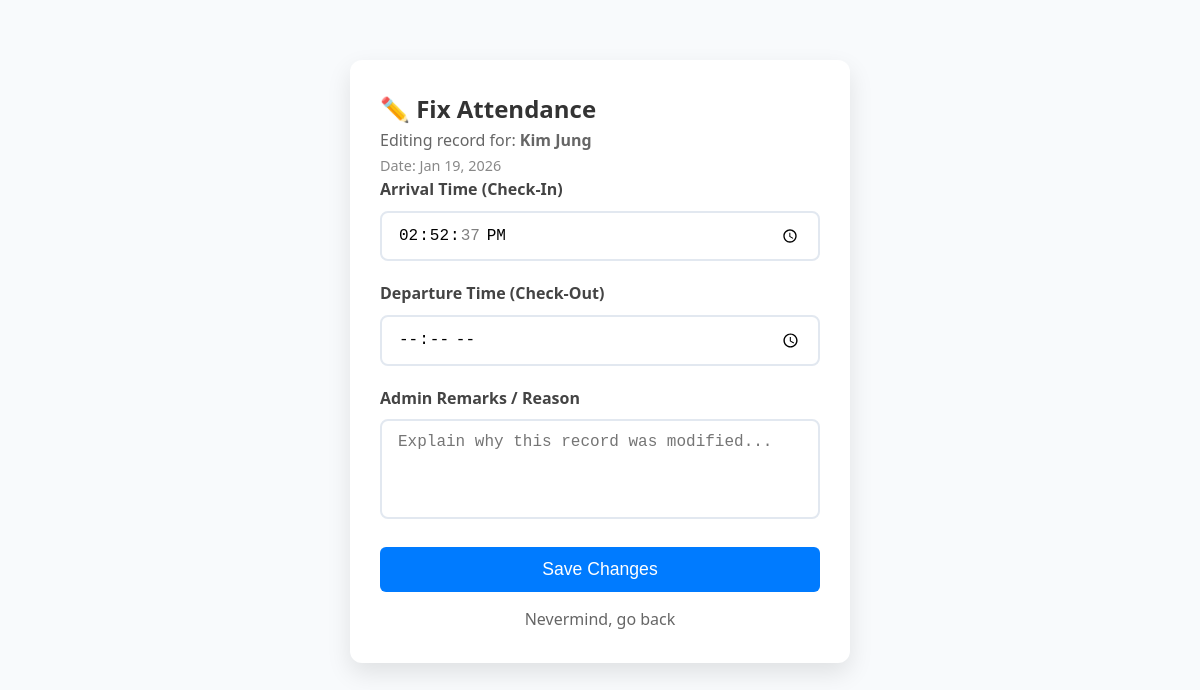
Page /edit-attendance.php?id=21 (signed in) on the committed database.
### tables this page shows
CREATE TABLE `attendance` (
  `id` int(11) NOT NULL,
  `employee_id` int(11) NOT NULL,
  `date` date NOT NULL,
  `status` enum('present','absent','leave') NOT NULL,
  `check_in_time` time DEFAULT NULL,
  `latitude` decimal(10,8) DEFAULT NULL,
  `longitude` decimal(11,8) DEFAULT NULL,
  `check_out_time` time DEFAULT NULL,
  `notes` text DEFAULT NULL,
  `created_by` int(11) DEFAULT NULL,
  `created_at` timestamp NOT NULL DEFAULT current_timestamp()
);

CREATE TABLE `employees` (
  `id` int(11) NOT NULL,
  `user_id` int(11) DEFAULT NULL,
  `employee_id` varchar(20) NOT NULL,
  `first_name` varchar(50) NOT NULL,
  `last_name` varchar(50) NOT NULL,
  `leave_balance` int(11) DEFAULT 20,
  `email` varchar(100) NOT NULL,
  `phone` varchar(15) DEFAULT NULL,
  `department` varchar(50) NOT NULL,
  `designation` varchar(50) NOT NULL,
  `hire_date` date NOT NULL,
  `salary` decimal(10,2) DEFAULT NULL,
  `status` enum('active','inactive') DEFAULT 'active',
  `created_at` timestamp NOT NULL DEFAULT current_timestamp(),
  `updated_at` timestamp NOT NULL DEFAULT current_timestamp() ON UPDATE current_timestamp()
);

### edit-attendance.php (the view, shortened to what this page needs)
<?php
$database = new Database();
$conn = $database->getConnection();
$id = $_GET['id'] ?? null;
$stmt = $conn->prepare("SELECT a.*, e.first_name, e.last_name FROM attendance a
                        JOIN employees e ON a.employee_id = e.id WHERE a.id = ?");
$stmt->execute([$id]);
$record = $stmt->fetch(PDO::FETCH_ASSOC);
?>
<!DOCTYPE html>
<html lang="en">
<head>
    <link rel="stylesheet" href="assets/css/style.css">
</head>
<body>
<div class="edit-container">
    <h2 style="margin-top:0;">✏️ Fix Attendance</h2>
    <p style="color: #666;">Editing record for: <strong><?php echo htmlspecialchars($record['first_name'] . ' ' . $record['last_name']); ?></strong></p>
    <p style="font-size: 0.9rem; color: #888;">Date: <?php echo date('M d, Y', strtotime($record['date'])); ?></p>
    <form method="POST">
        <div class="form-group">
            <label>Arrival Time (Check-In)</label>
            <input type="time" name="check_in_time" value="<?php echo $record['check_in_time']; ?>" class="form-control" required>
        </div>
        <div class="form-group">
            <label>Departure Time (Check-Out)</label>
            <input type="time" name="check_out_time" value="<?php echo $record['check_out_time']; ?>" class="form-control">
        </div>
        <div class="form-group">
            <label>Admin Remarks / Reason</label>
            <textarea name="admin_note" class="form-control" placeholder="Explain why this record was modified..."><?php echo htmlspecialchars($record['notes'] ?? ''); ?></textarea>
        </div>
        <button type="submit" class="btn-save">Save Changes</button>
        <a href="attendance-management.php" class="cancel-link">Nevermind, go back</a>
    </form>
</div>
</body>
</html>

### assets/css/style.css (style rules this page uses)
* { margin: 0; padding: 0; box-sizing: border-box; }
body { font-family: "Segoe UI", Tahoma, Geneva, Verdana, sans-serif; line-height: 1.6; color: #333; background-color: #f8fafc; }
.form-group { margin-bottom: 20px; }
.form-group label { display: block; margin-bottom: 5px; font-weight: 500; color: #374151; }
.form-group input { width: 100%; padding: 12px 16px; border: 2px solid #e2e8f0; border-radius: 8px; font-size: 16px; transition: border-color 0.3s ease; }
.form-group select, .form-group textarea { width: 100%; padding: 12px 16px; border: 2px solid #e2e8f0; border-radius: 8px; font-size: 16px; transition: border-color 0.3s ease; }
.form-group textarea { resize: vertical; min-height: 100px; }

### edit-attendance.php (style rules this page uses)
.edit-container { max-width: 500px; margin: 60px auto; background: white; padding: 30px; border-radius: 12px; box-shadow: 0 10px 25px rgba(0,0,0,0.1); }
.form-group { margin-bottom: 20px; }
.form-group label { display: block; margin-bottom: 8px; font-weight: bold; color: #444; }
.form-control { width: 100%; padding: 12px; border: 1px solid #ddd; border-radius: 6px; font-size: 1rem; }
textarea.form-control { height: 100px; resize: none; }
.btn-save { background: #007bff; color: white; border: none; padding: 12px 25px; border-radius: 6px; cursor: pointer; width: 100%; font-size: 1.1rem; }
.cancel-link { display: block; text-align: center; margin-top: 15px; color: #666; text-decoration: none; }

### rows in the picture
attendance: employee.last_name "Kim Jung", date "Jan 19, 2026", check_in_time "14:52:37"
